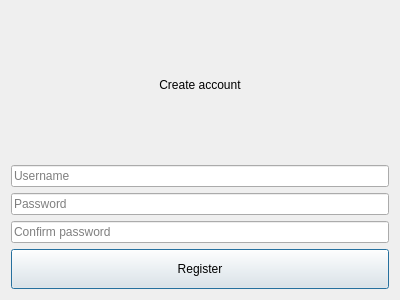
<?xml version="1.0" encoding="UTF-8"?>
<ui version="4.0">
 <class>RegisterDialog</class>
 <widget class="QDialog" name="RegisterDialog">
  <property name="geometry">
   <rect>
    <x>0</x>
    <y>0</y>
    <width>400</width>
    <height>300</height>
   </rect>
  </property>
  <property name="windowTitle">
   <string>Dialog</string>
  </property>
  <layout class="QVBoxLayout" name="verticalLayout">
   <item>
    <widget class="QLabel" name="label">
     <property name="minimumSize">
      <size>
       <width>0</width>
       <height>0</height>
      </size>
     </property>
     <property name="text">
      <string>Create account</string>
     </property>
     <property name="alignment">
      <set>Qt::AlignmentFlag::AlignCenter</set>
     </property>
    </widget>
   </item>
   <item>
    <widget class="QLineEdit" name="usernameEdit">
     <property name="placeholderText">
      <string>Username</string>
     </property>
    </widget>
   </item>
   <item>
    <widget class="QLineEdit" name="passwordEdit">
     <property name="echoMode">
      <enum>QLineEdit::EchoMode::Password</enum>
     </property>
     <property name="placeholderText">
      <string>Password</string>
     </property>
    </widget>
   </item>
   <item>
    <widget class="QLineEdit" name="confirmPasswordEdit">
     <property name="echoMode">
      <enum>QLineEdit::EchoMode::Password</enum>
     </property>
     <property name="placeholderText">
      <string>Confirm password</string>
     </property>
    </widget>
   </item>
   <item>
    <widget class="QPushButton" name="registerButton">
     <property name="minimumSize">
      <size>
       <width>0</width>
       <height>40</height>
      </size>
     </property>
     <property name="text">
      <string>Register</string>
     </property>
    </widget>
   </item>
  </layout>
 </widget>
 <resources/>
 <connections/>
</ui>
